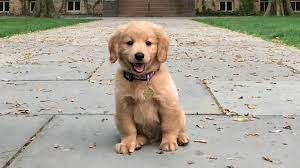
#> input picture img/dog.jpg, 300 x 168 px, found by its file name
$ python 3.py
#> lines starting #> are read from the running program, lines starting #| are printed output that depends on the picture
import cv2
import matplotlib.pyplot as plt

# Đọc ảnh
image = cv2.imread('img/dog.jpg')  # Thay 'lena.jpg' bằng đường dẫn ảnh của bạn
#> image is the input picture: shape (168, 300, 3); mean B, G, R 149.1, 162.4, 168.2
if image is None:
    raise ValueError("Không thể đọc ảnh. Kiểm tra đường dẫn!")

# Lấy kích thước ảnh
h, w = image.shape[:2]
#> h = 168; w = 300

# Xác định tỷ lệ phóng to
scale_x = 1.5  # Tỷ lệ theo hướng x
scale_y = 1.5  # Tỷ lệ theo hướng y

# Tính kích thước mới sau khi phóng to
new_w = int(w * scale_x)
#> new_w = 450
new_h = int(h * scale_y)
#> new_h = 252

# Thực hiện phóng to với cv2.resize
scaled_image = cv2.resize(image, (new_w, new_h), interpolation=cv2.INTER_LINEAR)
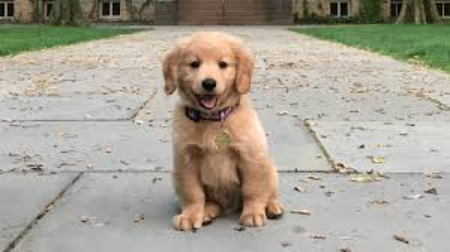
#> scaled_image: shape (252, 450, 3); mean B, G, R 149.1, 162.3, 168.1

# Hiển thị ảnh gốc và ảnh đã phóng to
plt.figure(figsize=(12, 6))

# Ảnh gốc
plt.subplot(121)
plt.imshow(cv2.cvtColor(image, cv2.COLOR_BGR2RGB))
plt.title('Original Image')
plt.axis('off')

# Ảnh đã phóng to
plt.subplot(122)
plt.imshow(cv2.cvtColor(scaled_image, cv2.COLOR_BGR2RGB))
plt.title('Scaled Image (1.5x)')
plt.axis('off')

plt.show()
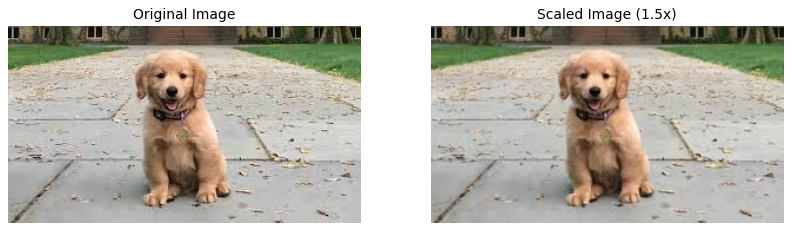
#> figure drawn by matplotlib, 2 panels
